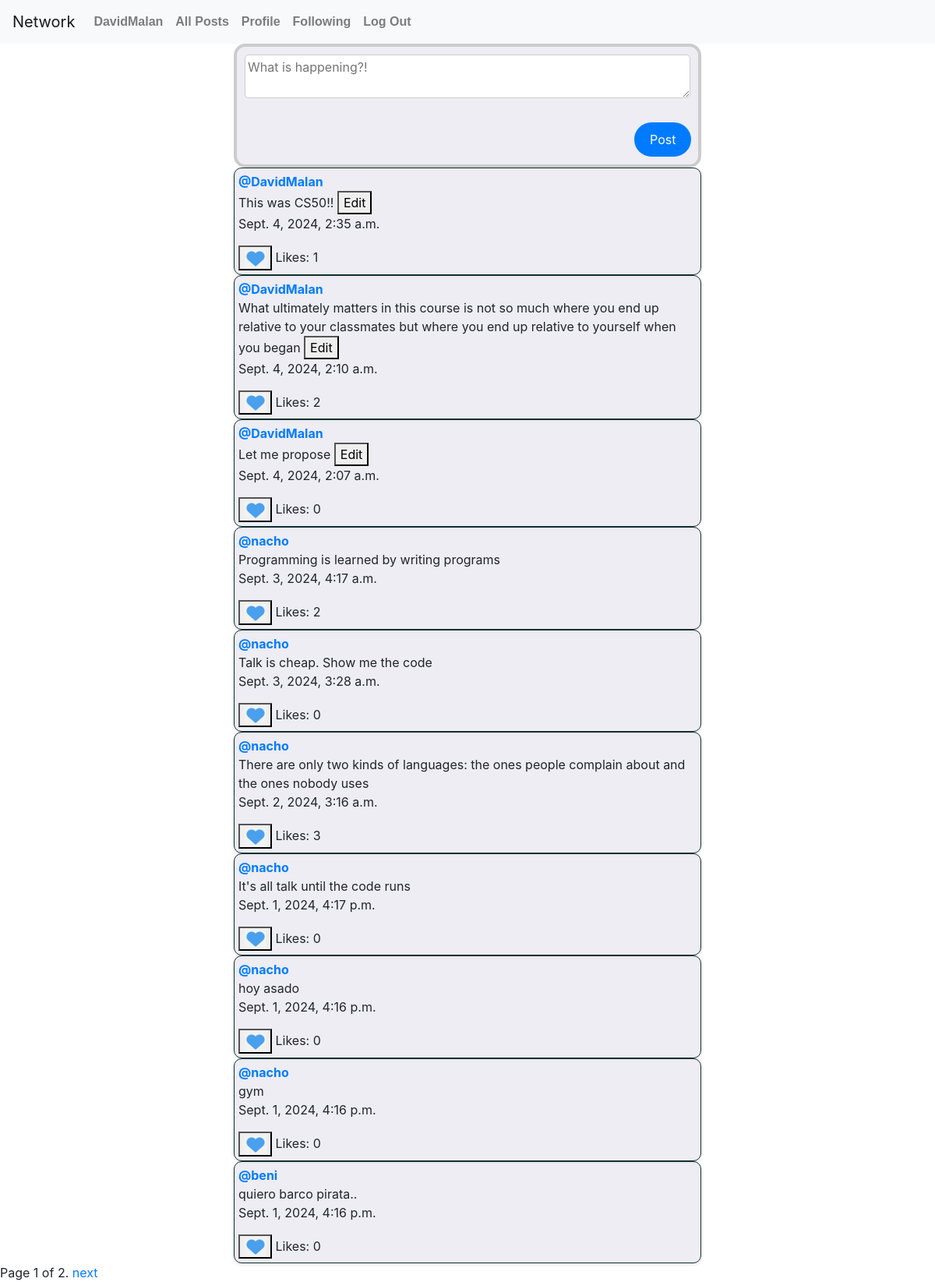
Page / (signed in) on the committed database.
### network/models.py (models this page shows)
class User(AbstractUser):
    following = models.ManyToManyField('self', symmetrical=False, blank=True, related_name="followers")

class Tweet(models.Model):
    content = models.TextField()
    users_liked = models.ManyToManyField(User, blank=True, related_name="liked_tweets")
    owner = models.ForeignKey(User, on_delete=models.CASCADE)
    timestamp = models.DateTimeField(auto_now_add=True)

### network/views.py (the view)
# urls.py: path("", views.index, name="index"),
def index(request):
    tweets = Tweet.objects.all().order_by('-timestamp')
    paginator = Paginator(tweets, 10)
    page_number = request.GET.get('page')
    tweets_page = paginator.get_page(page_number)
    return render(request, "network/index.html", {'tweets': tweets_page})

### network/templates/network/index.html (shortened to what this page needs)
{% extends "network/layout.html" %}
{% load static %}
{% block body %}
{% if user.is_authenticated %}
<div class="form-container">
  <form action="{% url 'create' %}" method="post">
      <textarea id="content" name="content" maxlength="255" required placeholder="What is happening?!"></textarea><br><br>
      <button type="submit" class="post-submit">Post</button>
      </div>
</div>
{% endif %}
{% for tweet in tweets %}
<div class="tweet" data-id="{{ tweet.id }}">
    <a  href="{% url 'profile' tweet.owner %}"><strong>@{{ tweet.owner }}</strong> </a>
    <div class="content">
      <span class="content-span"> {{ tweet.content }}</span>
      {% if tweet.owner.id == request.user.id %}
      <button  class="edit" data-info="{{tweet.content}}">Edit</button>
      {% endif %}
    </div>
    <p> {{ tweet.timestamp }}</p>
    <div class="like-count">
      {% if user.is_authenticated %}
      <button  class="like" ><img src="{% static 'network/heart.png' %}" alt="Like" ></button>
      {% endif %}
      <span>Likes: </span>
      <span class="like-count-value">{{tweet.users_liked.count}}</span>
    </div>
</div>
{% endfor %}
<div class="pagination">
    <span class="step-links">
      <span class="current">
        Page {{ tweets.number }} of {{ tweets.paginator.num_pages }}.
      </span>
      {% if tweets.has_next %}
        <a href="?page={{ tweets.next_page_number }}">next</a>
      {% endif %}
    </span>
  </div>
{% endblock %}

### network/templates/network/layout.html (shortened to what this page needs)
{% load static %}
<!DOCTYPE html>
<html lang="en">
    <head>
        <link rel="stylesheet" href="https://stackpath.bootstrapcdn.com/bootstrap/4.4.1/css/bootstrap.min.css">
        <link href="{% static 'network/styles.css' %}" rel="stylesheet">
    </head>
    <body>
        <nav class="navbar navbar-expand-lg navbar-light bg-light">
            <a class="navbar-brand" href="#">Network</a>
            <div>
              <ul class="navbar-nav mr-auto">
                {% if user.is_authenticated %}
                    <li class="nav-item">
                        <a class="nav-link" href="#"><strong>{{ user.username }}</strong></a>
                    </li>
                {% endif %}
                <li class="nav-item">
                  <a class="nav-link" href="{% url 'index' %}">All Posts</a>
                </li>
                {% if user.is_authenticated %}
                    <li class="nav-item">
                        <a class="nav-link" href="{% url 'profile' request.user %}">Profile</a>
                    </li>
                    <li class="nav-item">
                        <a class="nav-link" href="{% url 'following' %}">Following</a>
                    </li>
                    <li class="nav-item">
                        <a class="nav-link" href="{% url 'logout' %}">Log Out</a>
                    </li>
                {% endif %}
              </ul>
            </div>
          </nav>
        <div class="body">
            {% block body %}
            {% endblock %}
    </body>
</html>

### network/static/network/styles.css (style rules this page uses)
.tweet { background-color: #e5e5eeab; border: 1px solid #132f33; padding: 5px; border-radius: 10px; box-shadow: 0 2px 4px rgba(0, 0, 0, 0.1); width: 100%; max-width: 600px; margin: 0 auto; }
.nav-link { font-family: sans-serif; font-weight: bold; font-size: 16px; }
.form-container { border: 4px solid #ccc; border-radius: 15px; padding: 10px; max-width: 600px; margin: 0 auto; background-color: #e5e5eeab;; width: 100%; }
.form-container textarea { margin-bottom: 1px; padding: 3px; border-radius: 5px; border: 1px solid #ccc; width: 100%; box-sizing: border-box; }
.post-submit { background-color: #007BFF; color: white; border: none; padding: 10px 20px; border-radius: 30px; font-size: 16px; cursor: pointer; transition: background-color 0.3s; justify-content: right; margin-left: 500px; }

### rows in the picture
User: username "DavidMalan"
Tweet: owner "DavidMalan", content "This was CS50!!", timestamp "Sept. 4, 2024, 2:35 a.m.", users_liked.count "1"
Tweet: owner "DavidMalan", content "What ultimately matters in this course is not so much where you end up relative to your classmates but where you end up relative to yourself when you began", timestamp "Sept. 4, 2024, 2:10 a.m.", users_liked.count "2"
Tweet: owner "DavidMalan", content "Let me propose", timestamp "Sept. 4, 2024, 2:07 a.m.", users_liked.count "0"
Tweet: owner "nacho", content "Programming is learned by writing programs", timestamp "Sept. 3, 2024, 4:17 a.m.", users_liked.count "2"
Tweet: owner "nacho", content "Talk is cheap. Show me the code", timestamp "Sept. 3, 2024, 3:28 a.m.", users_liked.count "0"
Tweet: owner "nacho", content "There are only two kinds of languages: the ones people complain about and the ones nobody uses", timestamp "Sept. 2, 2024, 3:16 a.m.", users_liked.count "3"
Tweet: owner "nacho", content "It's all talk until the code runs", timestamp "Sept. 1, 2024, 4:17 p.m.", users_liked.count "0"
Tweet: owner "nacho", content "hoy asado", timestamp "Sept. 1, 2024, 4:16 p.m.", users_liked.count "0"
Tweet: owner "nacho", content "gym", timestamp "Sept. 1, 2024, 4:16 p.m.", users_liked.count "0"
Tweet: owner "beni", content "quiero barco pirata..", timestamp "Sept. 1, 2024, 4:16 p.m.", users_liked.count "0"

### other values in the picture
{{ tweets.number }} "1"
{{ tweets.paginator.num_pages }} "2"
